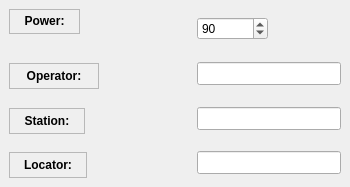
           <widget class="QWidget" name="TabPage">
            <attribute name="title">
             <string>My Data</string>
            </attribute>
            <widget class="QLabel" name="textLabel2_6_2_2">
             <property name="geometry">
              <rect>
               <x>9</x>
               <y>152</y>
               <width>78</width>
               <height>26</height>
              </rect>
             </property>
             <property name="sizePolicy">
              <sizepolicy hsizetype="Fixed" vsizetype="Fixed">
               <horstretch>0</horstretch>
               <verstretch>0</verstretch>
              </sizepolicy>
             </property>
             <property name="frameShape">
              <enum>QFrame::StyledPanel</enum>
             </property>
             <property name="frameShadow">
              <enum>QFrame::Raised</enum>
             </property>
             <property name="text">
              <string>&lt;p align=&quot;center&quot;&gt;&lt;b&gt;Locator:&lt;/b&gt;&lt;/p&gt;</string>
             </property>
             <property name="alignment">
              <set>Qt::AlignCenter</set>
             </property>
             <property name="wordWrap">
              <bool>false</bool>
             </property>
            </widget>
            <widget class="QLabel" name="powerTextLabel">
             <property name="geometry">
              <rect>
               <x>9</x>
               <y>9</y>
               <width>71</width>
               <height>25</height>
              </rect>
             </property>
             <property name="frameShape">
              <enum>QFrame::StyledPanel</enum>
             </property>
             <property name="frameShadow">
              <enum>QFrame::Raised</enum>
             </property>
             <property name="text">
              <string>&lt;!DOCTYPE HTML PUBLIC &quot;-//W3C//DTD HTML 4.0//EN&quot; &quot;http://www.w3.org/TR/REC-html40/strict.dtd&quot;&gt;
&lt;html&gt;&lt;head&gt;&lt;meta name=&quot;qrichtext&quot; content=&quot;1&quot; /&gt;&lt;style type=&quot;text/css&quot;&gt;
p, li { white-space: pre-wrap; }
&lt;/style&gt;&lt;/head&gt;&lt;body style=&quot; font-family:'Nimbus Sans L'; font-size:9pt; font-weight:400; font-style:normal;&quot;&gt;
&lt;p align=&quot;center&quot; style=&quot; margin-top:12px; margin-bottom:12px; margin-left:0px; margin-right:0px; -qt-block-indent:0; text-indent:0px;&quot;&gt;&lt;span style=&quot; font-weight:600;&quot;&gt;Power:&lt;/span&gt;&lt;/p&gt;&lt;/body&gt;&lt;/html&gt;</string>
             </property>
             <property name="alignment">
              <set>Qt::AlignCenter</set>
             </property>
             <property name="wordWrap">
              <bool>false</bool>
             </property>
            </widget>
            <widget class="QSpinBox" name="powerSpinBox">
             <property name="geometry">
              <rect>
               <x>197</x>
               <y>17</y>
               <width>71</width>
               <height>23</height>
              </rect>
             </property>
             <property name="toolTip">
              <string>Power used to make this QSO</string>
             </property>
             <property name="suffix">
              <string/>
             </property>
             <property name="maximum">
              <number>15000</number>
             </property>
             <property name="value">
              <number>90</number>
             </property>
            </widget>
            <widget class="QLineEdit" name="stationCallsignLineEdit">
             <property name="geometry">
              <rect>
               <x>197</x>
               <y>107</y>
               <width>144</width>
               <height>23</height>
              </rect>
             </property>
             <property name="sizePolicy">
              <sizepolicy hsizetype="Fixed" vsizetype="Fixed">
               <horstretch>0</horstretch>
               <verstretch>0</verstretch>
              </sizepolicy>
             </property>
             <property name="toolTip">
              <string>The call of the station used to work this QSO</string>
             </property>
            </widget>
            <widget class="QLineEdit" name="myLocatorLineEdit">
             <property name="geometry">
              <rect>
               <x>197</x>
               <y>151</y>
               <width>144</width>
               <height>23</height>
              </rect>
             </property>
             <property name="sizePolicy">
              <sizepolicy hsizetype="Fixed" vsizetype="Fixed">
               <horstretch>0</horstretch>
               <verstretch>0</verstretch>
              </sizepolicy>
             </property>
             <property name="toolTip">
              <string>The locator of the station</string>
             </property>
            </widget>
            <widget class="QLineEdit" name="operatorLineEdit">
             <property name="geometry">
              <rect>
               <x>197</x>
               <y>62</y>
               <width>144</width>
               <height>23</height>
              </rect>
             </property>
             <property name="sizePolicy">
              <sizepolicy hsizetype="Fixed" vsizetype="Fixed">
               <horstretch>0</horstretch>
               <verstretch>0</verstretch>
              </sizepolicy>
             </property>
             <property name="toolTip">
              <string>The operator that worked this QSO</string>
             </property>
            </widget>
            <widget class="QLabel" name="operatortextLabel_2">
             <property name="geometry">
              <rect>
               <x>9</x>
               <y>63</y>
               <width>90</width>
               <height>26</height>
              </rect>
             </property>
             <property name="sizePolicy">
              <sizepolicy hsizetype="Fixed" vsizetype="Fixed">
               <horstretch>0</horstretch>
               <verstretch>0</verstretch>
              </sizepolicy>
             </property>
             <property name="toolTip">
              <string>The operator that worked this QSO</string>
             </property>
             <property name="frameShape">
              <enum>QFrame::StyledPanel</enum>
             </property>
             <property name="frameShadow">
              <enum>QFrame::Raised</enum>
             </property>
             <property name="text">
              <string>&lt;p align=&quot;center&quot;&gt;&lt;b&gt;Operator:&lt;/b&gt;&lt;/p&gt;</string>
             </property>
             <property name="alignment">
              <set>Qt::AlignCenter</set>
             </property>
             <property name="wordWrap">
              <bool>false</bool>
             </property>
            </widget>
            <widget class="QLabel" name="stationCallsigntextLabel">
             <property name="geometry">
              <rect>
               <x>9</x>
               <y>108</y>
               <width>76</width>
               <height>26</height>
              </rect>
             </property>
             <property name="sizePolicy">
              <sizepolicy hsizetype="Fixed" vsizetype="Fixed">
               <horstretch>0</horstretch>
               <verstretch>0</verstretch>
              </sizepolicy>
             </property>
             <property name="minimumSize">
              <size>
               <width>0</width>
               <height>0</height>
              </size>
             </property>
             <property name="toolTip">
              <string>The call of the station used to work this QSO</string>
             </property>
             <property name="frameShape">
              <enum>QFrame::StyledPanel</enum>
             </property>
             <property name="frameShadow">
              <enum>QFrame::Raised</enum>
             </property>
             <property name="text">
              <string>&lt;p align=&quot;center&quot;&gt;&lt;b&gt;Station:&lt;/b&gt;&lt;/p&gt;</string>
             </property>
             <property name="alignment">
              <set>Qt::AlignCenter</set>
             </property>
             <property name="wordWrap">
              <bool>false</bool>
             </property>
            </widget>
           </widget>
